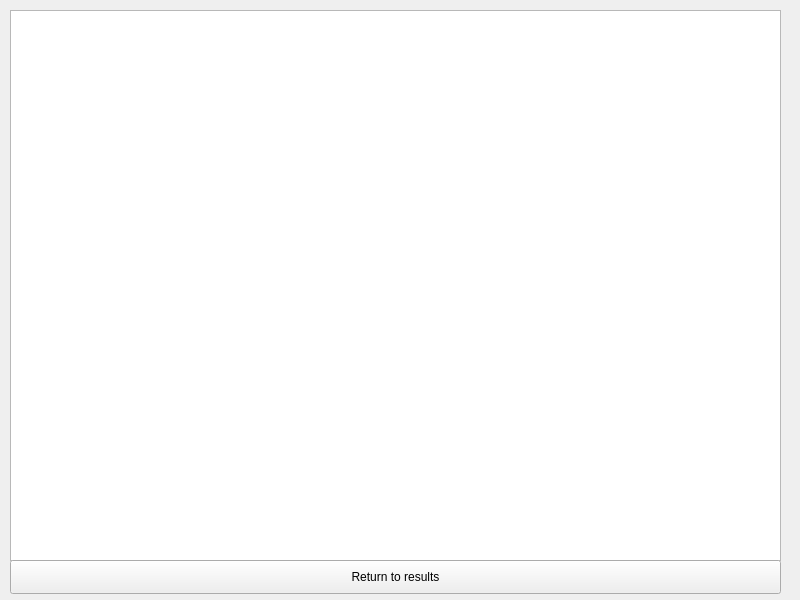
<?xml version="1.0" encoding="UTF-8"?>
<ui version="4.0">
 <class>Lyrics</class>
 <widget class="QWidget" name="Lyrics">
  <property name="geometry">
   <rect>
    <x>0</x>
    <y>0</y>
    <width>800</width>
    <height>600</height>
   </rect>
  </property>
  <property name="windowTitle">
   <string>Music Search System | Lyrics</string>
  </property>
  <widget class="QTextEdit" name="_field">
   <property name="geometry">
    <rect>
     <x>10</x>
     <y>10</y>
     <width>771</width>
     <height>551</height>
    </rect>
   </property>
   <property name="readOnly">
    <bool>true</bool>
   </property>
  </widget>
  <widget class="QPushButton" name="Return_to_results">
   <property name="geometry">
    <rect>
     <x>10</x>
     <y>560</y>
     <width>771</width>
     <height>34</height>
    </rect>
   </property>
   <property name="text">
    <string>Return to results</string>
   </property>
  </widget>
 </widget>
 <resources/>
 <connections/>
</ui>
